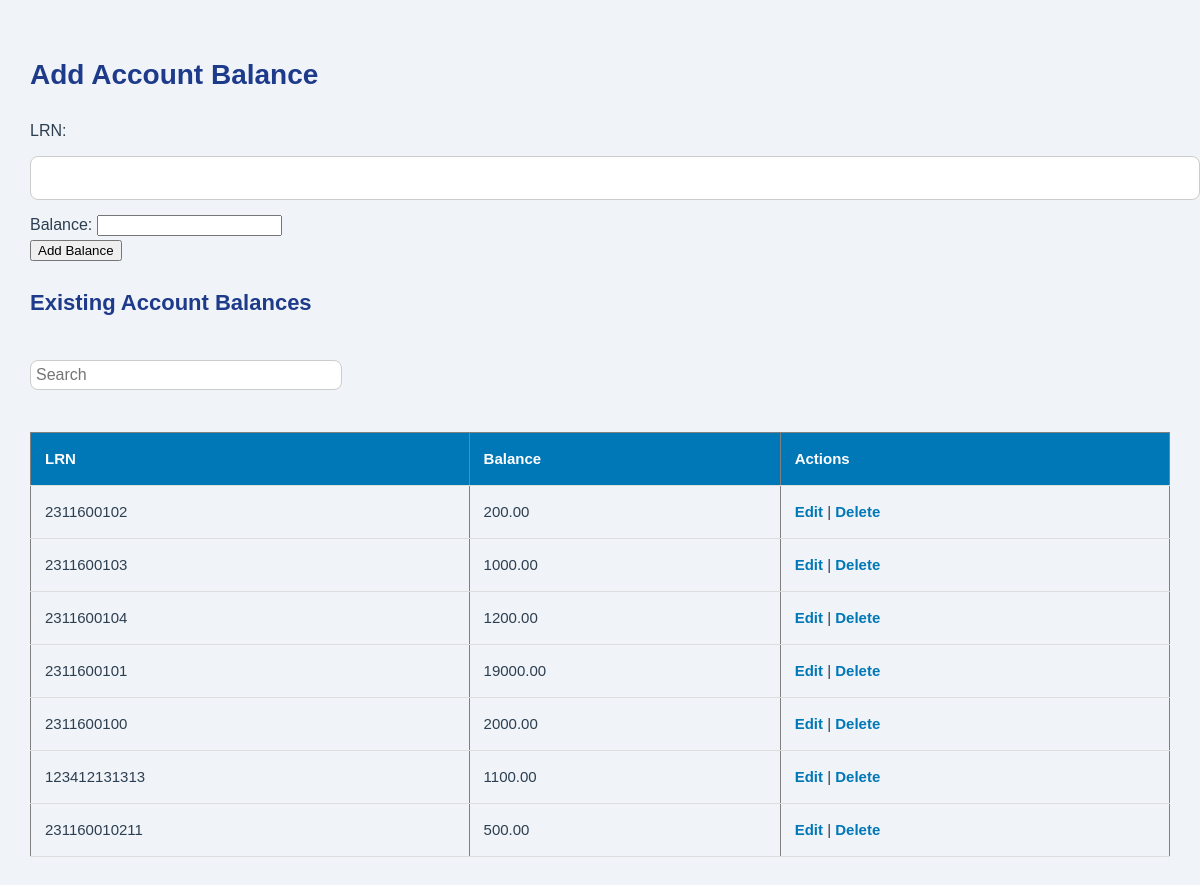
Screenshot of /balance.php with the database file from the repository.
### tables this page shows
CREATE TABLE `account_balance` (
  `id` int(11) NOT NULL,
  `student_id` bigint(50) NOT NULL,
  `balance` varchar(50) NOT NULL
);

### balance.php (the view, shortened to what this page needs)
<?php
include 'db.php';
?>
<!DOCTYPE html>
<html lang="en">
<head>
    <link rel="stylesheet" type="text/css" href="css/admin.css">
</head>
<body>
</body>
</html>
<h2>Add Account Balance</h2>
<form method="POST" action="balance.php">
    LRN: <input type="text" name="student_id" required><br>
    Balance: <input type="number" step="0.01" name="balance" required><br>
    <input type="submit" value="Add Balance">
</form>
<h3>Existing Account Balances</h3>
<input type="text" id="searchInput" placeholder="Search" style="margin-top: 20px; padding: 5px; width: 300px;">
<table border="1" cellpadding="5">
    <tr><th>LRN</th><th>Balance</th><th>Actions</th></tr>
    <?php
    $result = $conn->query("SELECT * FROM account_balance");
    while ($row = $result->fetch_assoc()) {
        echo "<tr>
            <td>{$row['student_id']}</td>
            <td>{$row['balance']}</td>
            <td>
                <a href='balance.php?edit={$row['student_id']}'>Edit</a> |
                <a href='balance.php?delete={$row['student_id']}' onclick='return confirm(\"Delete this balance?\")'>Delete</a>
            </td>
        </tr>";
    }
    ?>
</table>

### css/admin.css (style rules this page uses)
body { font-family: 'Poppins', sans-serif; background: #f0f4f8; color: #2c3e50; margin: 0; padding: 30px; line-height: 1.6; }
h2, h3 { color: #1e3a8a; margin-bottom: 20px; font-weight: 700; }
h2 { font-size: 28px; }
h3 { font-size: 22px; }
input[type="text"] { width: 100%; padding: 12px 14px; margin: 12px 0; border: 1px solid #ccc; border-radius: 8px; font-size: 16px; background: #fff; }
table { width: 100%; margin-top: 30px; border-collapse: collapse; }
th, td { padding: 14px; text-align: left; border-bottom: 1px solid #ddd; font-size: 15px; }
th { background-color: #0077b6; color: #fff; }
a { color: #0077b6; text-decoration: none; font-weight: 600; }

### rows the page displays
account_balance: student "2311600102", balance "200.00"
account_balance: student "2311600103", balance "1000.00"
account_balance: student "2311600104", balance "1200.00"
account_balance: student "2311600101", balance "19000.00"
account_balance: student "2311600100", balance "2000.00"
account_balance: student "123412131313", balance "1100.00"
account_balance: student "231160010211", balance "500.00"
